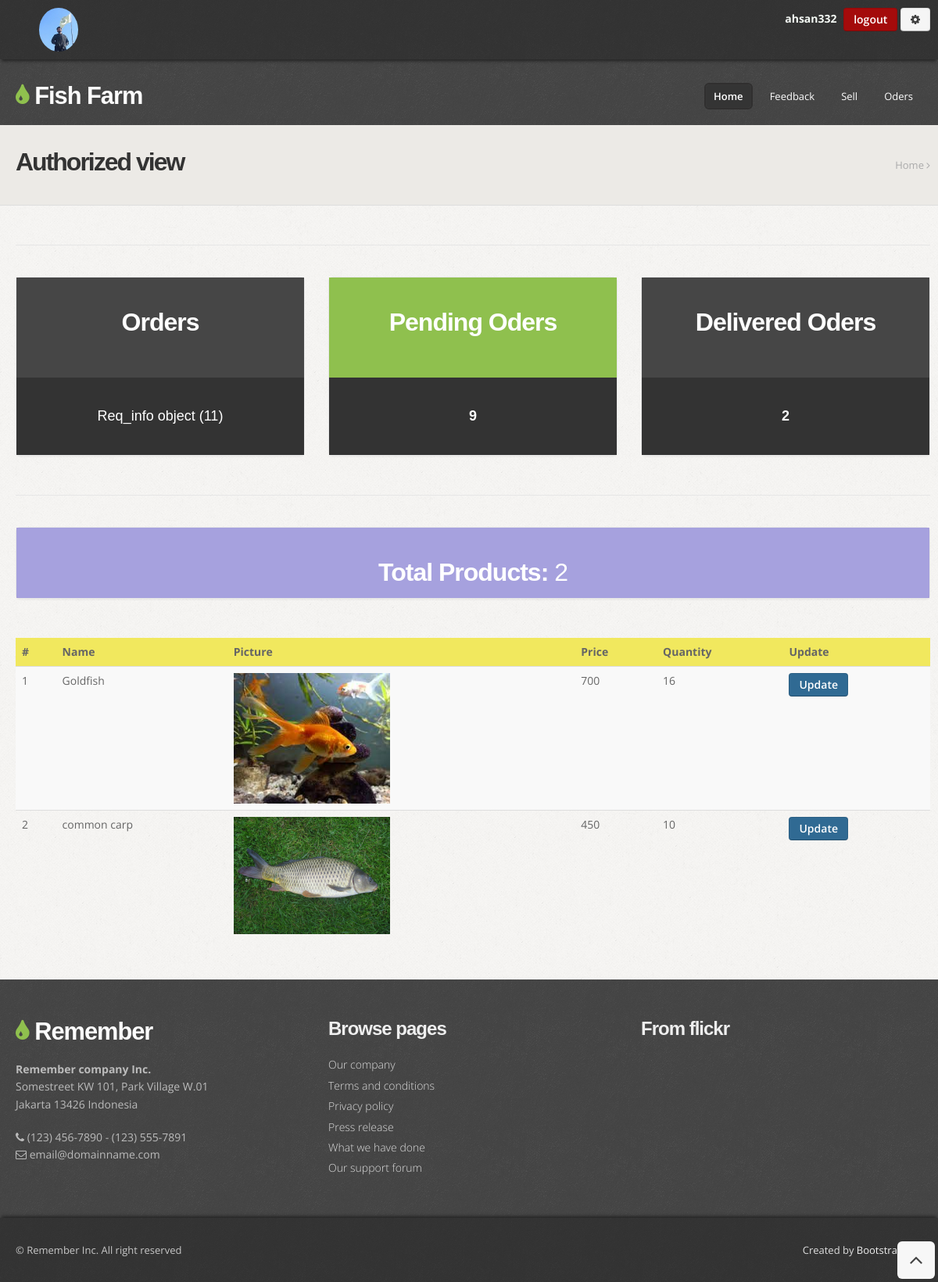
/ehome (signed in), run on the app's committed database.
### fishfarm/models.py (models this page shows)
class Customers(models.Model):
    user = models.OneToOneField(User, null=True, blank=True, on_delete=models.CASCADE)
    phone = models.CharField(max_length=200, null=True)
    Address = models.CharField(max_length=200, null=True)
    profile_pic = models.ImageField(default="download (1).png", null=True, blank=True)
    date_created = models.DateTimeField(auto_now_add=True, null=True)

class Req_info(models.Model):
    status=models.CharField(max_length=255, default='Pending')
    CustomerID = models.IntegerField( null=True)
    Name_Costomer=models.CharField(max_length=255, null=True)
    Postal_Address=models.CharField(max_length=500, null=True)
    GrandTotal=models.FloatField(  null=True,default='0.00' )

class Product(models.Model):
    name = models.CharField(max_length=100)
    price = models.CharField(max_length=100)
    Quantity = models.IntegerField(null=True)
    image = models.ImageField(upload_to='images/')

### fishfarm/views.py (the view)
# urls.py: path('ehome', views.eindex , name='ehome'),
@login_required(login_url="/users/login")
def eindex(request):
    max_val=Req_info.objects.latest('id')
    extend = Customers.objects.get(user=request.user.id)
    oders =Req_info.objects.all()
    pro = Product.objects.all()
    p=0
    d=0
    q=0
    for data in oders :
        if data.status=="Pending":
            p=p+1
        else:
            d=d+1
    for data in pro :
        q+=1
    return render(request,'ehome.html',{'oders': max_val,'pending': p,'deliver': d,'prot': q,'pro': pro,'extend': extend,})

### fishfarm/templates/ehome.html (shortened to what this page needs)
<!DOCTYPE html>
<html lang="en">
  {% load static %}
<head>
  <link href="{%  static 'css/bootstrap.css'%}" rel="stylesheet" />
  <link href="{%  static 'css/bootstrap-responsive.css'%}" rel="stylesheet" />
  <link href="{%  static 'css/prettyPhoto.css'%}" rel="stylesheet" />
  <link href="{%  static 'css/style.css'%}" rel="stylesheet">
 <link id="t-colors" href="{%  static  'color/default.css'%}" rel="stylesheet" />
</head>
<body>
  <div id="wrapper">
    <header>
      <div class="top">
        <div class="container">
          <div class="row">
            <div class="span6">
              <ul class="topmenu">
                {% if user.is_authenticated %}
                <li>
                  <div class="span1" style="float: left;">
                    <img src="{{extend.profile_pic.url}}" alt="Girl in a jacket" width="50px" height="50px"
                      style="border-radius: 50%;">
                  </div>
                </li>
                {% else %}
                  <li><a href="{% url 'ehome'%}">Mange site content</a> &#47;</li>
                {% endif %}
              </ul>
            </div>
            <div class="span6">
              <ul class="social-network">
                <li>
                  <b style="color: rgb(245, 250, 245); padding-right: 5px;"> {{request.user}}</b>
                </li>
                <li>
                  <a href="/logout" class="btn btn-danger">logout</a>
                </li>
                <li>
                  <a href="{% url 'Setting'%}" class="btn btn-red"><i class="icon-cog"></i> </a>
                </li>
              </ul>
            </div>
          </div>
        </div>
      </div>
      <div class="container">
        <div class="row nomargin">
          <div class="span4">
            <div class="logo">
              <h1><a href="{% url 'ehome'%}"><i class="icon-tint"></i> Fish Farm</a></h1>
            </div>
          </div>
          <div class="span8">
            <div class="navbar navbar-static-top">
              <div class="navigation">
                <nav>
                  <ul class="nav topnav">
                    <li class="active"><a href="{% url 'ehome'%}">Home</a></li>
                    <li><a href="{% url 'feedback'%}">Feedback</a></li>
                    <li>
                      <a href="{% url 'sell'%}">Sell </a>
                    </li>
                    <li>
                      <a href="{% url 'order'%}">Oders </a>
                    </li>
                  </ul>
                </nav>
              </div>
            </div>
          </div>
        </div>
      </div>
    </header>
    <section id="inner-headline">
      <div class="container">
        <div class="row">
          <div class="span4">
            <div class="inner-heading">
              <h2>Authorized view </h2>
            </div>
          </div>
          <div class="span8">
            <ul class="breadcrumb">
              <li class="active"><a href="#">Home</a> <i class="icon-angle-right"></i></li>
            </ul>
          </div>
        </div>
      </div>
    </section>
    <section id="content">
      <div class="container">
        <div class="row">
          <div class="span12">
            <div class="solidline"></div>
          </div>
        </div>
        <div class="row">
          <div class="span4">
            <div class="pricing-box-wrap">
              <div class="pricing-heading">
                <h3> <strong>Orders</strong></h3>
              </div>
              <div class="pricing-terms">
                <h6>{{oders}}</h6>
              </div>
            </div>
          </div>
          <div class="span4">
            <div class="pricing-box-wrap special">
              <div class="pricing-heading">
                <h3><strong>Pending Oders</strong></h3>
              </div>
              <div class="pricing-terms">
                <h6><strong>{{pending}}</strong></h6>
              </div>
            </div>
          </div>
          <div class="span4">
            <div class="pricing-box-wrap">
              <div class="pricing-heading">
                <h3><strong>Delivered Oders</strong></h3>
              </div>
              <div class="pricing-terms">
                <h6><strong>{{deliver}}</strong></h6>
              </div>
            </div>
          </div>
        </div>
        <div class="row">
          <div class="span12">
            <div class="solidline"></div>
          </div>
        </div>
        <div class="row">
          <div class="span12">
            <div class="pricing-box-wrap special">
              <div class="pricing-heading" style="height: 20px; background-color: rgba(105, 90, 205, 0.514);">
                <h3><strong>Total Products:</strong> {{prot}}</h3>
              </div>
            </div>
          </div>
        </div>
        <div class="row">
          <div class="span12">
            <table class="table table-striped">
              <thead >
                <tr class="danger" style="background-color: rgb(241, 232, 94);">
                  <th>
                    #
                  </th>
                  <th>
                    Name
                  </th>
                  <th>
                    Picture
                  </th>
                  <th>
                    Price
                  </th>
                  <th>
                    Quantity
                  </th>
                  <th>
                    Update
                  </th>
                </tr>
              </thead>
              <tbody>
                {% for data in pro %}
                  <tr>
                    <td>
                      {{forloop.counter}}
                    </td>
                    <td>
                      {{data.name}}
                    </td>
                    <td>
                      <img src="{{data.image.url}}" height="200" width="200" >
                    </td>
                    <td>
                      {{data.price}}
                    </td>
                    <td>
                      {% if data.Quantity == 0 or data.Quantity == 1 or data.Quantity == 2 or data.Quantity == 3 or data.Quantity == 4 or data.Quantity == 5 %}
                        <div style="background-color: rgba(255, 0, 0, 0.603);width: auto;height: auto;">
                          {{data.Quantity}}
                        </div>
                          {% else %}
                          {{data.Quantity}}
                          {% endif %}
                    </td>
                    <td>
                      <a href="{% url 'product' data.id  %}" class="btn btn-primary">Update</a>
                    </td>
                  </tr>
                {% endfor %}
              </tbody>
            </table>
            </div>
          </div>
        </div>
      </div>
    <footer>
      <div class="container">
        <div class="row">
          <div class="span4">
            <div class="widget">
              <div class="footer_logo">
                <h3><a href="index.html"><i class="icon-tint"></i> Remember</a></h3>
              </div>
              <address>
							  <strong>Remember company Inc.</strong><br>
  							Somestreet KW 101, Park Village W.01<br>
  							Jakarta 13426 Indonesia
  						</address>
              <p>
                <i class="icon-phone"></i> (123) 456-7890 - (123) 555-7891 <br>
                <i class="icon-envelope-alt"></i> email@domainname.com
              </p>
            </div>
          </div>
          <div class="span4">
            <div class="widget">
              <h5 class="widgetheading">Browse pages</h5>
              <ul class="link-list">
                <li><a href="#">Our company</a></li>
                <li><a href="#">Terms and conditions</a></li>
                <li><a href="#">Privacy policy</a></li>
                <li><a href="#">Press release</a></li>
                <li><a href="#">What we have done</a></li>
                <li><a href="#">Our support forum</a></li>
              </ul>
            </div>
          </div>
          <div class="span4">
            <div class="widget">
              <h5 class="widgetheading">From flickr</h5>
            </div>
          </div>
        </div>
      </div>
      <div id="sub-footer">
        <div class="container">
          <div class="row">
            <div class="span6">
              <div class="copyright">
                <p><span>&copy; Remember Inc. All right reserved</span></p>
              </div>
            </div>
            <div class="span6">
              <div class="credits">
                Created by <a href="https://bootstrapmade.com/">BootstrapMade</a>
              </div>
            </div>
          </div>
        </div>
      </div>
    </footer>
  <a href="#" class="scrollup"><i class="icon-angle-up icon-rounded icon-bglight icon-2x"></i></a>
</body>
</html>

### fishfarm/static/css/style.css (style rules this page uses)
body { font-family:'Open Sans', Arial, sans-serif; font-size:14px; font-weight:400; line-height:1.6em; color:#656565; }
a { color:#4b5056; }
.bold { font-weight:900; }
.container { padding:0 20px 0 20px; position:relative; }
.row { margin-bottom:30px; }
.row.nomargin { margin-bottom:0; }
header { background: url(../img/header-pattern-150.png) repeat; margin:0; padding:0 0 20px; position:relative; z-index:2000; }
header .top { padding:10px 0 10px; margin:0 0 30px; background: url(../img/top-pattern-150.png) repeat; -webkit-box-shadow: 0 4px 4px -2px #222; -moz-box-shadow: 0 4px 4px -2px #222; box-shadow: 0 4px 4px -2px #222; }
header .logo { float:left; }
header .logo h1 { color:#fdfdfd; letter-spacing:-1px; font-size:2.2em; font-weight:900; margin:0; }
header .logo h1 a { color:#fdfdfd; }
header .top .row { margin-bottom:0; }
ul.topmenu { list-style:none; margin:0; }
ul.topmenu li { display:inline; }
ul.social-network { float:right; list-style:none; margin:0; }
ul.social-network li { display:inline; }
header .navigation { float:right; }
header ul.nav li { border:none; margin:0; }
header ul.nav li a { border:none; font-weight:400; }
.navbar .nav > li > a { font-size:13px; color: #fdfdfd; text-shadow: none; }
.navbar .nav > .active > a,.navbar .nav > .active > a:hover { font-weight:600; }
#content { position:relative; background:#fff; border-top:1px solid #ddd; padding:50px 0 0 0; }
#content { background-image: url(../img/pattern/pat-1.png); background-repeat: repeat; }
#content img { max-width:100%; height:auto; }
#inner-headline { background:#eceae6; position:relative; margin:0; padding:0; }
#inner-headline .inner-heading h2 { color:#333; margin:30px 0 0 0; font-size:32px; letter-spacing:-2px; }
#inner-headline ul.breadcrumb { margin:30px 0 0; float:right; background:none; }
#inner-headline ul.breadcrumb li { margin-bottom:0; padding-bottom:0; }
#inner-headline ul.breadcrumb li { font-size:13px; color:#888; text-shadow:none; }
#inner-headline ul.breadcrumb li i { color:#ababab; }
#inner-headline ul.breadcrumb li a { color:#aaa; text-decoration:none; }
ul.link-list { margin:0; padding:0; list-style:none; }
ul.link-list li { margin:0; padding:2px 0 2px 0; list-style:none; }
footer ul.link-list li a { color:#ddd; font-weight:300; }
footer { padding:50px 0 0 0; color:#bbb; background: url(../img/header-pattern-150.png) repeat; }
footer a { color:#eee; text-decoration:none; }
footer h1, footer h2, footer h3, footer h4, footer h5, footer h6 { color:#eee; }
footer .footer_logo { margin-bottom:20px; }
footer .footer_logo h3 { color:#fdfdfd; letter-spacing:-1px; font-size:2.2em; font-weight:900; margin:0; }
footer .footer_logo h3 a { color:#fdfdfd; }
footer address { line-height:1.6em; }
footer h5.widgetheading { text-transform:none; font-weight:600; letter-spacing:-1px; margin-bottom:20px; }
footer .widget i { color:#bbb; }
#sub-footer { background: url(../img/top-pattern-150.png) repeat; text-shadow:none; color:#ddd; padding:0; padding-top:30px; margin:20px 0 0 0; -webkit-box-shadow: 0 -4px 4px -2px #222; -moz-box-shadow: 0 -4px 4px -2px #222; box-shadow: 0 -4px 4px -2px #222; }
#sub-footer p { margin:0; padding:0; }
#sub-footer span { color:#c7c7c7; }
.copyright p { text-align:left; font-size:13px; }
.credits { text-align:right; font-size:13px; }
.solidline { border-top:1px solid #e6e6e6; margin:0 0 10px; }
.scrollup { position:fixed; width:32px; height:32px; bottom:20px; right:20px; }
a.scrollup { outline:0; text-decoration:none; }
a i.icon-bglight, a i.icon-bgdark { display: inline-block; }
[class^="icon-"], [class*=" icon-"] { color:#404040; }

### fishfarm/static/color/default.css (style rules this page uses)
.logo h1 [class^="icon-"] { color:#8fc04e; }
.footer_logo h3 [class^="icon-"] { color:#8fc04e; }
.pricing-box-wrap.special .pricing-heading { background: #8fc04e; }

### data on the page
Customers: profile_pic (picture)
Req_info: id "Req_info object (11)"
Product: name "Goldfish", image (picture), price "700", Quantity "16"
Product: name "common carp", image (picture), price "450", Quantity "10"

### other printed values
{{ request.user }} "ahsan332"
{{ pending }} "9"
{{ deliver }} "2"
{{ prot }} "2"
